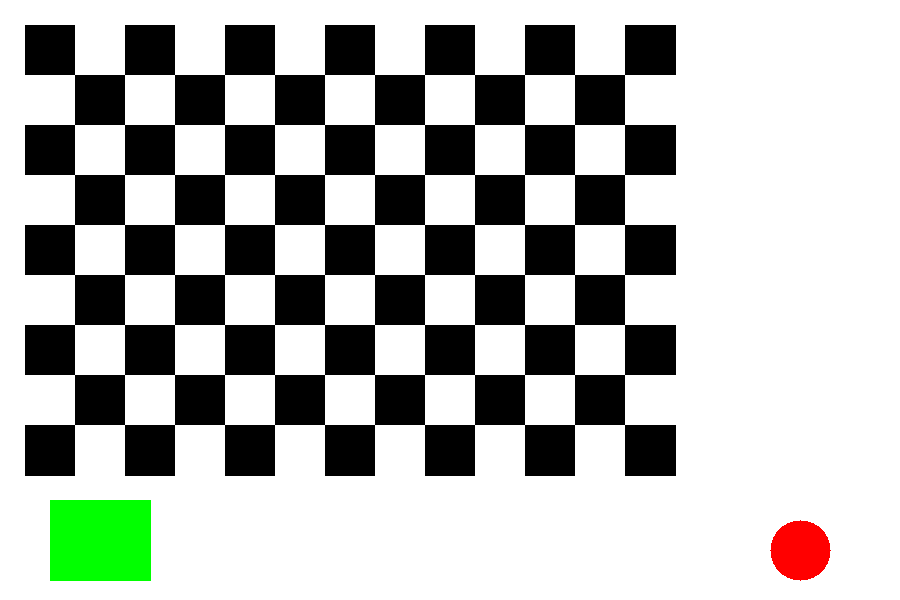
//> input picture images/q09_test.png, 900 x 600 px
$ ./main   (built with g++ and OpenCV 4)
//> lines starting //> are read from the running program, lines starting //| are printed output that depends on the picture; after the words box and inside, x2 and y2 are one past the last pixel; in counts of white or black regions, pixels touching at a corner belong together
// ============================================================
// 第九题：棋盘格角点检测与尺寸标定
//
// 1. 图里除了棋盘格还画了一个红色圆和一个绿色矩形，这两块干扰物的
//    颜色饱和度很高，而棋盘格是纯黑白（S≈0）。所以先把饱和的像素
//    全部刷成白色，干扰物就消失了，再拿干净的灰度图去做角点检测。
// 2. findChessboardCorners 的 patternSize 是"内角点"的个数，不是方格
//    数：13x9 个方格对应 (13-1)x(9-1) = 12x8 个内角点。这张图横比竖
//    长，所以先按 12x8 试，检出的角点就是从左上到右下、一行一行排的；
//    反过来写 8x12 也能检出（棋盘格转置一下还是棋盘格），但角点顺序
//    会变成一列一列从下往上，画出来的连线是竖的，看起来像图倒了。
// 3. 检出后用 cornerSubPix 把角点精化到亚像素。
// 4. 方格尺寸：统计相邻角点的间距取平均；真实边长 5mm，
//    像素/毫米 = 格宽(px) / 5。
// ============================================================
#include <opencv2/opencv.hpp>
#include <iostream>
#include <vector>
#include <cmath>

using namespace std;
using namespace cv;

int main(int argc, char** argv) {
    string inPath = (argc > 1) ? argv[1] : "images/q09_test.png";
    Mat img = imread(inPath);
//> img is the input picture: 600 rows x 900 cols, CV_8UC3; mean B, G, R 179.9, 183.7, 181.2
    if (img.empty()) {
        cerr << "无法读取图像: " << inPath << endl;
        return 1;
    }

    // ---------- 1. 去掉彩色干扰物 ----------
    Mat hsv, gray;
    cvtColor(img, hsv, COLOR_BGR2HSV);
//> hsv: 600 rows x 900 cols, CV_8UC3; mean H, S, V 0.9, 5.2, 185.1
    cvtColor(img, gray, COLOR_BGR2GRAY);

    Mat saturated;
    inRange(hsv, Scalar(0, 70, 70), Scalar(180, 255, 255), saturated);
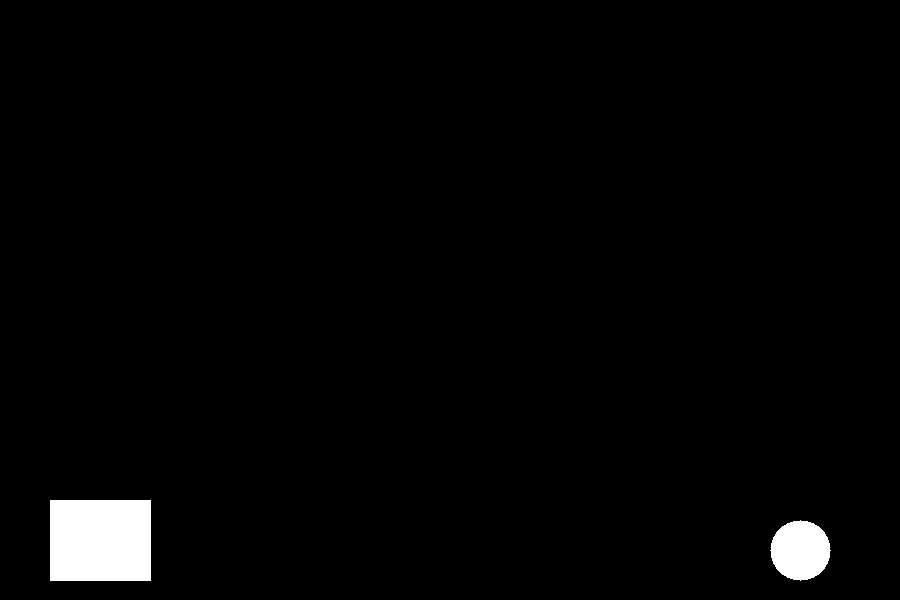
//> saturated: 600 rows x 900 cols, CV_8UC1; 2% white; 2 white regions, box (x1, y1, x2, y2) and area: (50, 500, 151, 581) 8181, (770, 520, 831, 581) 2821
    gray.setTo(Scalar(255), saturated);   // 棋盘格是黑白，填白不影响它
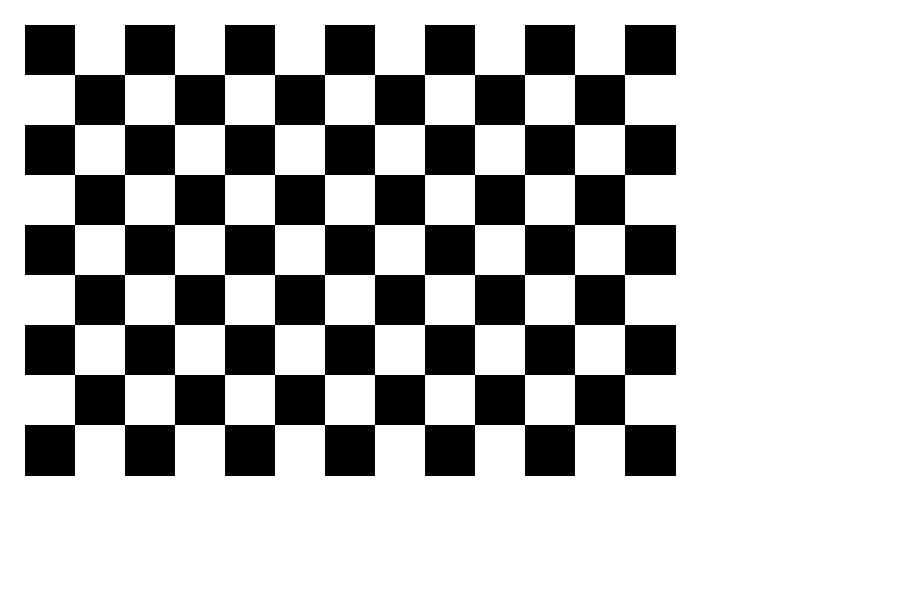
//> gray: 600 rows x 900 cols, CV_8UC1; 72.6% white; 1 black region, box (x1, y1, x2, y2) and area: (25, 25, 676, 476) 148101

    // ---------- 2. 角点检测 ----------
    const int SQUARES_W = 13, SQUARES_H = 9;      // 方格数（横 x 竖）
    const int INNER_W = SQUARES_W - 1;            // 内角点数 12
    const int INNER_H = SQUARES_H - 1;            // 8

    vector<Point2f> corners;
    bool found = false;
    Size usedPattern;

    Size patterns[2] = {Size(INNER_W, INNER_H), Size(INNER_H, INNER_W)};
    for (auto& ps : patterns) {
        found = findChessboardCorners(
            gray, ps, corners,
            CALIB_CB_ADAPTIVE_THRESH + CALIB_CB_NORMALIZE_IMAGE);
        if (found) { usedPattern = ps; break; }
        corners.clear();
    }
//> this loop made 1 pass
//> found on pass 1: true
//> after the loop, corners = 96 Points (x, y), first 12: [74.5, 74.5], [124.5, 74.5], [174.5, 74.5], [224.5, 74.5], [274.5, 74.5], [324.5, 74.5], [374.5, 74.5], [424.5, 74.5], [474.5, 74.5], [524.5, 74.5], [574.5, 74.5], [624.5, 74.5]

    if (!found) {
        cerr << "没有检测到棋盘格角点" << endl;
        return 2;
    }

    // ---------- 3. 亚像素精化 ----------
    cornerSubPix(gray, corners, Size(11, 11), Size(-1, -1),
                 TermCriteria(TermCriteria::EPS + TermCriteria::MAX_ITER, 30, 0.01));

    // ---------- 4. 方格像素尺寸 ----------
    double sumH = 0, sumV = 0;
    int cntH = 0, cntV = 0;
    int W = usedPattern.width, H = usedPattern.height;
//> W = 12; H = 8
    for (int r = 0; r < H; ++r)
        for (int c = 0; c < W; ++c) {
            int i = r * W + c;
            if (c + 1 < W) { sumH += norm(corners[i + 1] - corners[i]); ++cntH; }
            if (r + 1 < H) { sumV += norm(corners[i + W] - corners[i]); ++cntV; }
        }
//> this loop made 8 passes
//> (sumH, cntH, sumV, cntV) on passes 1 to 8: (550, 11, 600, 12), (1100, 22, 1200, 24), (1650, 33, 1800, 36), (2200, 44, 2400, 48), (2750, 55, 3000, 60), (3300, 66, 3600, 72), (3850, 77, 4200, 84), (4400, 88, 4200, 84)
//> after the loop, sumH = 4400; cntH = 88; sumV = 4200; cntV = 84
    double sqW = cntH ? sumH / cntH : 0;
//> sqW = 50
    double sqH = cntV ? sumV / cntV : 0;
//> sqH = 50
    double squarePx = 0.5 * (sqW + sqH);
//> squarePx = 50

    const double REAL_MM = 5.0;                 // 每格真实边长 5mm
    double pxPerMm = squarePx / REAL_MM;
//> pxPerMm = 10

    // ---------- 5. 画图输出 ----------
    // 自己按行连折线，每行一个颜色（跟参考答案图的画法一致）：
    // 行号决定色相，从红到紫。这样一眼能看出 12 个角点一行、共 8 行。
    Mat out = img.clone();
    for (int r = 0; r < H; ++r) {
        Scalar col;
        Mat hsvc(1, 1, CV_8UC3, Scalar(r * 179 / max(1, H - 1), 220, 230));
        cvtColor(hsvc, hsvc, COLOR_HSV2BGR);
        Vec3b v = hsvc.at<Vec3b>(0, 0);
        col = Scalar(v[0], v[1], v[2]);
        for (int c = 0; c + 1 < W; ++c)
            line(out, corners[r * W + c], corners[r * W + c + 1], col, 2, LINE_AA);
    }
//> this loop made 8 passes
//> col on passes 1 to 8: Scalar(32, 32, 230), Scalar(32, 197, 230), Scalar(32, 230, 91), Scalar(137, 230, 32), Scalar(230, 151, 32), Scalar(230, 32, 78), Scalar(210, 32, 230), Scalar(38, 32, 230)
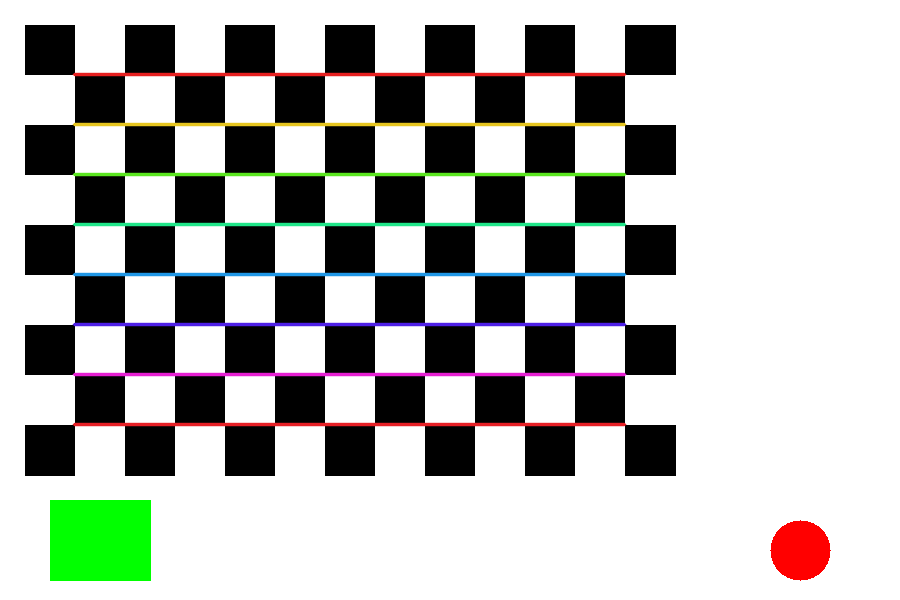
//> out: 600 rows x 900 cols, CV_8UC3; 4.1% of pixels changed, all inside (x1, y1, x2, y2) = (72, 72, 627, 427)
    for (const auto& p : corners)
        circle(out, p, 2, Scalar(0, 255, 255), -1);
//> this loop made 96 passes
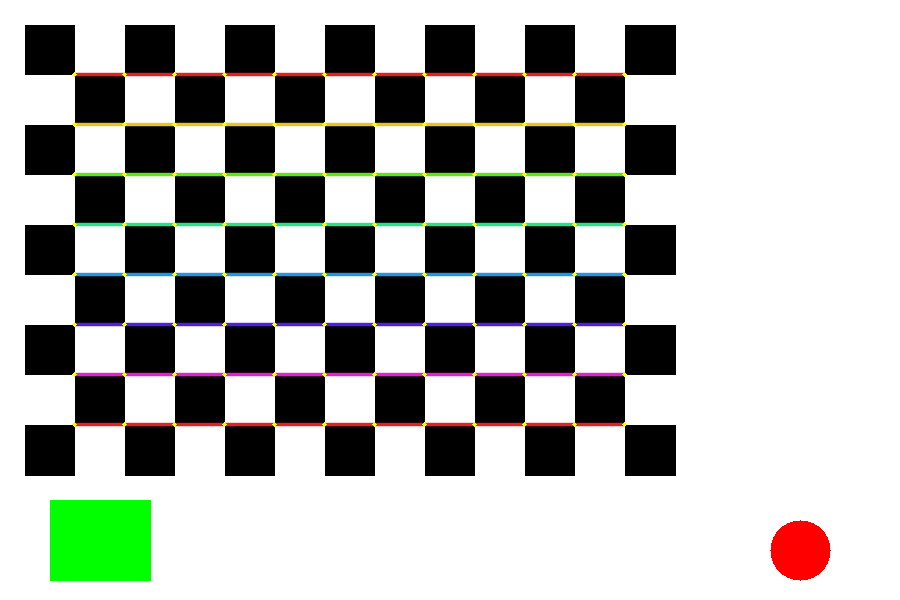
//> out: 600 rows x 900 cols, CV_8UC3; 0.23% of pixels changed, all inside (x1, y1, x2, y2) = (72, 72, 627, 427)

    // 结论写在右边空白处（x>690 这一条除了红色圆点全是白的）
    int theory = INNER_W * INNER_H;
    char buf[192];
    const int TX = 692;
    int ty = 40;
    snprintf(buf, sizeof(buf), "Corners: %d", (int)corners.size());
//> buf = "Corners: 96"
    putText(out, buf, Point(TX, ty), FONT_HERSHEY_SIMPLEX, 0.5, Scalar(0, 0, 0), 1, LINE_AA);
    ty += 26;
    snprintf(buf, sizeof(buf), "(%d x %d inner)", usedPattern.width, usedPattern.height);
//> buf = "(12 x 8 inner)"
    putText(out, buf, Point(TX, ty), FONT_HERSHEY_SIMPLEX, 0.5, Scalar(0, 0, 0), 1, LINE_AA);
    ty += 26;
    snprintf(buf, sizeof(buf), "theory: %dx%d", INNER_W, INNER_H);
//> buf = "theory: 12x8"
    putText(out, buf, Point(TX, ty), FONT_HERSHEY_SIMPLEX, 0.5, Scalar(0, 0, 0), 1, LINE_AA);
    ty += 36;
    snprintf(buf, sizeof(buf), "Square: %.1f px", squarePx);
//> buf = "Square: 50.0 px"
    putText(out, buf, Point(TX, ty), FONT_HERSHEY_SIMPLEX, 0.5, Scalar(0, 0, 200), 1, LINE_AA);
    ty += 26;
    snprintf(buf, sizeof(buf), "Scale: %.2f px/mm", pxPerMm);
//> buf = "Scale: 10.00 px/mm"
    putText(out, buf, Point(TX, ty), FONT_HERSHEY_SIMPLEX, 0.5, Scalar(0, 0, 200), 1, LINE_AA);
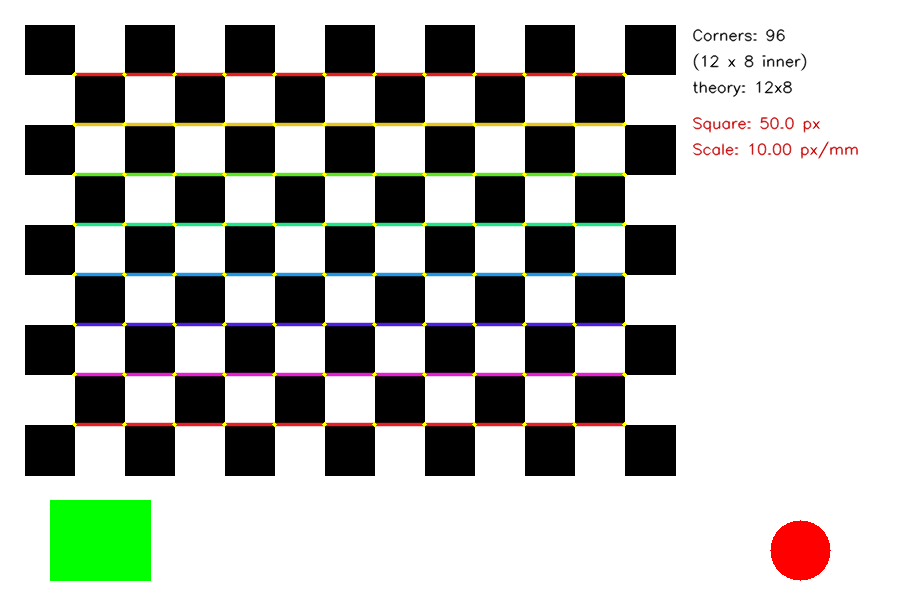
//> out: 600 rows x 900 cols, CV_8UC3; mean B, G, R 178.6, 183, 181.5

    // ---------- 6. 控制台输出 ----------
    cout << "检测到内角点: " << corners.size() << " 个" << endl;
//| 检测到内角点: 96 个
    cout << "理论值: (" << SQUARES_W << "-1) x (" << SQUARES_H << "-1) = "
         << theory << " 个" << endl;
    cout << "角点排列: " << usedPattern.width << " 列 x " << usedPattern.height
         << " 行（每行 " << usedPattern.width << " 个）" << endl;
//| 角点排列: 12 列 x 8 行（每行 12 个）
    cout << "方格像素尺寸: 横 " << fixed << setprecision(2) << sqW
         << " px，竖 " << sqH << " px，平均 " << squarePx << " px" << endl;
//| 方格像素尺寸: 横 50.00 px，竖 50.00 px，平均 50.00 px
    cout << "真实格边长: " << REAL_MM << " mm" << endl;
    cout << "像素-物理比例: " << pxPerMm << " px/mm" << endl;
//| 像素-物理比例: 10.00 px/mm

    string outPath = (argc > 2) ? argv[2] : "q09_result.png";
    imwrite(outPath, out);
    cout << "结果图已保存: " << outPath << endl;
    return 0;
}
